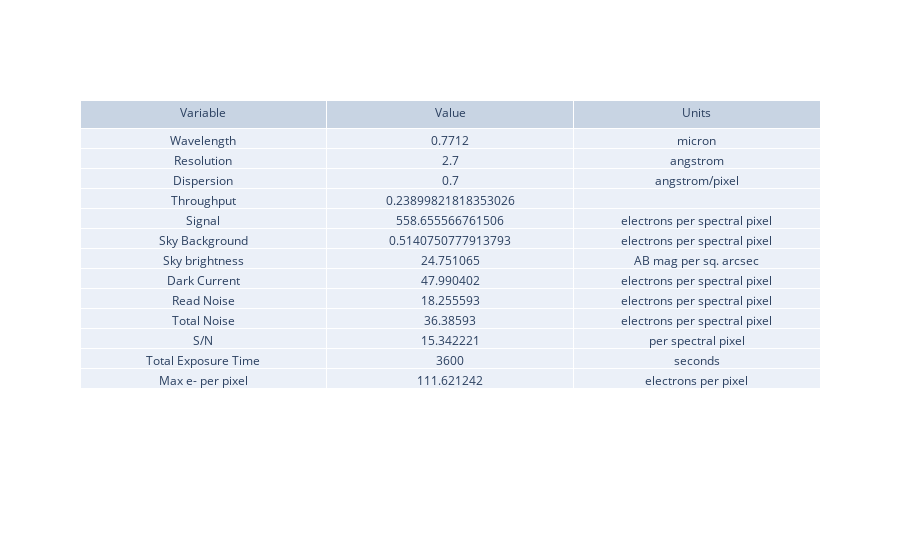

This figure's notebook cell:
### Markdown cell above
## Use CTRL + / to comment/uncomment blocks of code

### Code cell
# test out the function: test inputs come from example.py and 

# userinput = {"telescope": "ATLAS_PROBE",  #choices are "SOAR", "Gemini", "ATLAS_PROBE" 
#              "instrument": "ATLAS",#choices are "SAMOS", "SCORPIO", ,GMOX", ATLAS"
#             "band": "atlas_IR",      #other choices are 
#                                   # SAMOS: "LowRed", "LowBlue", "HighRed", "HighBlue"
#                                   # SCORPIO: "g", "r", "i", "z", "Y", "J", "H", "K"
#                                   # GMOX: "Blue", "Red", "J", "H", "K"
#                                   # ATLAS: "atlas_IR"
#             "ADC_is_in": False,    # SCORPIO only, either True of False
#             "time":3600,          #exposure time (s)
#             "slit_width":0.75,    #(arcsec) - Other choices are 
#                                   # SAMOS: 0.167, 0.333, 0.500, 0.667, 0.833, 1.000
#                                   # SCORPIO: 0.36, 0.54, 0.72, 1.08, 1.44, 2.16, 4.32
#                                   # GMOX: 0.083, 0.167, 0.250, 0.333, 0.417, 0.500, 0.583, 0.667, 0.750, 0.833, 0.917, 1.00 
#                                   # ATLAS: 0.75             
#             "Nreads":16,           # for IRs, RON goes with SQRT(Nreads), so this is the Nr of Fowler pairs
#                                   # for CCDs  (all VIS channels) use Nreads = 1 
#             "Detector": "IR_SCA", # either IR_SCA or CCD - will be checked later
#             "theta":0.7,          # extension of the source in the cross dispersion direction (arcsec) 
#             "nExp":6,             # Nr of frames; increases RON, helps saturation, always dither=2 if >0
#             "lineF":-99,          #use -99 for a dummy value
#             "lineW":-99,          #use -99 for a dummy value
#             "FWHM":200,           #Width of the line as emitted by the source, in km/s 
#             "z":0,
#             "specFile":"./templates/Galaxy_Kmag_19_Haflux_5e-17_ebmv_0_z_2_highResSpec_obs_redshift.txt", 
#             "mag":19,
#             "NormalizeUserSpec":True,
#             "InputInAngstroms":True,
#             "SN":-99,             # = -99 to calculate; othersise set "SN"  > 0 to extract time needed to reach the given SNR
#             }

# userinput = {"telescope": "SOAR",  #choices are "SOAR", "Gemini", "ATLAS_PROBE" 
#              "instrument": "SAMOS",#choices are "SAMOS", "SCORPIO", ,GMOX", ATLAS"
#             "band": "LowRed",      #other choices are 
#                                   # SAMOS: "LowRed", "LowBlue", "HighRed", "HighBlue"
#                                   # SCORPIO: "g", "r", "i", "z", "Y", "J", "H", "K"
#                                   # GMOX: "Blue", "Red", "J", "H", "K"
#                                   # ATLAS: "atlas_IR"
#             "ADC_is_in": False,    # SCORPIO only, either True of False
#             "time":3600,          #exposure time (s)
#             "slit_width":0.333,    #(arcsec) - Other choices are 
#                                   # SAMOS: 0.167, 0.333, 0.500, 0.667, 0.833, 1.000
#                                   # SCORPIO: 0.36, 0.54, 0.72, 1.08, 1.44, 2.16, 4.32
#                                   # GMOX: 0.083, 0.167, 0.250, 0.333, 0.417, 0.500, 0.583, 0.667, 0.750, 0.833, 0.917, 1.00 
#                                   # ATLAS: 0.75             
#             "Detector": "CCD",    # either IR_SCA or CCD - will be checked later
#             "Nreads":1,           # for IRs, RON goes with SQRT(Nreads), so this is the Nr of Fowler pairs
#                                   # for CCDs  (all VIS channels) use Nreads = 1 
#             "theta":0.5,          # extension of the source in the cross dispersion direction (arcsec) 
#             "nExp":3,             # Nr of frames; increases RON, helps saturation, always dither=2 if >0
#             "lineF":-99,          #use -99 for a dummy value
#             "lineW":-99,          #use -99 for a dummy value
#             "FWHM":200,           #Width of the line as emitted by the source, in km/s 
#             "z":0,
#             "specFile":"./templates/Galaxy_Kmag_19_Haflux_5e-17_ebmv_0_z_2_highResSpec_obs_redshift.txt", 
#             "mag":20,
#             "NormalizeUserSpec":True,
#             "InputInAngstroms":True,
#             "SN":-99,             # = -99 to calculate; othersise set "SN"  > 0 to extract time needed to reach the given SNR
#             }



userinput = {"telescope": "SOAR",  #choices are "SOAR", "Gemini", "ATLAS_PROBE" 
             "instrument": "SAMOS",#choices are "SAMOS", "SCORPIO", ,GMOX", ATLAS"
            "band": "LowRed",      #other choices are 
                                  # SAMOS: "LowRed", "LowBlue", "HighRed", "HighBlue"
                                  # SCORPIO: "g", "r", "i", "z", "Y", "J", "H", "K"
                                  # GMOX: "Blue", "Red", "J", "H", "K"
                                  # ATLAS: "atlas_IR"
            "ADC_is_in": True,    # SCORPIO only, either True of False
            "slit_width":0.33,    #(arcsec) - Other choices are 
                                  # SAMOS: 0.167, 0.333, 0.500, 0.667, 0.833, 1.000
                                  # SCORPIO: 0.36, 0.54, 0.72, 1.08, 1.44, 2.16, 4.32
                                  # GMOX: 0.083, 0.167, 0.250, 0.333, 0.417, 0.500, 0.583, 0.667, 0.750, 0.833, 0.917, 1.00 
                                  # ATLAS: 0.75             
            "time":3600,          #exposure time (s)
            "nExp":5,             # Nr of frames; increases RON, helps saturation, always dither=2 if >0
            "Nreads":1,           # for IRs, RON goes with SQRT(Nreads), so this is the Nr of Fowler pairs
                                  # for CCDs  (all VIS channels) use Nreads = 1 
            "detector": "CCD",    # either IR_SCA or CCD - will be checked later
            #FOR IR_SCA: ->
            "frame_readout_time": 0.5, #seconds
            "nr_of_averaged_frames": 8,
            "nr_of_skipped_frames": 0,
            "nr_of_groups": 16,   #groups in a ramp
            # <- 
            "theta":0.5,          # extension of the source in the cross dispersion direction (arcsec) 
            "lineF":-99,          #use -99 for a dummy value
            "lineW":-99,          #use -99 for a dummy value
            "FWHM":200,           #Width of the line as emitted by the source, in km/s 
            "z":0,
            "specFile":"./templates/Galaxy_Kmag_19_Haflux_5e-17_ebmv_0_z_2_highResSpec_obs_redshift.txt", 
            "mag":20,
            "NormalizeUserSpec":True,
            "InputInAngstroms":True,
            "SN":-99,             # = -99 to calculate; othersise set "SN"  > 0 to extract time needed to reach the given SNR
            }
gotit = set_telescope_instrument(userinput)
telescope=gotit['telescope']
instrument=gotit['instrument']

#telescope = dict(gotit)
#instrument = dict(gotit)
#print(telescope)
#print(instrument)
etc_output = general_etc_serena(userinput)

fig = go.Figure(data=[go.Table(header=dict(values=['Variable', 'Value', 'Units']),
                 cells=dict(values=[
                     etc_output["summary_struct"]['quant'],
                     etc_output["summary_struct"]['value'],
                     etc_output["summary_struct"]['unit']]))
                     ])

fig.show()

### Figure 1 — Plotly figure (JSON) as saved in the notebook; plotly's stock layout.template omitted (floating-point values rounded to 4 significant figures)
{"data": [{"cells": {"values": [["Wavelength", "Resolution", "Dispersion", "Throughput", "Signal", "Sky Background", "Sky brightness", "Dark Current", "Read Noise", "Total Noise", "S/N", "Total Exposure Time", "Max e- per pixel"], [0.7712, 2.7, 0.7, 0.239, 558.7, 0.5141, 24.75, 47.99, 18.26, 36.39, 15.34, 3600, 111.6], ["micron", "angstrom", "angstrom/pixel", "", "electrons per spectral pixel", "electrons per spectral pixel", "AB mag per sq. arcsec", "electrons per spectral pixel", "electrons per spectral pixel", "electrons per spectral pixel", "per spectral pixel", "seconds", "electrons per pixel"]]}, "header": {"values": ["Variable", "Value", "Units"]}, "type": "table"}], "layout": {}}
